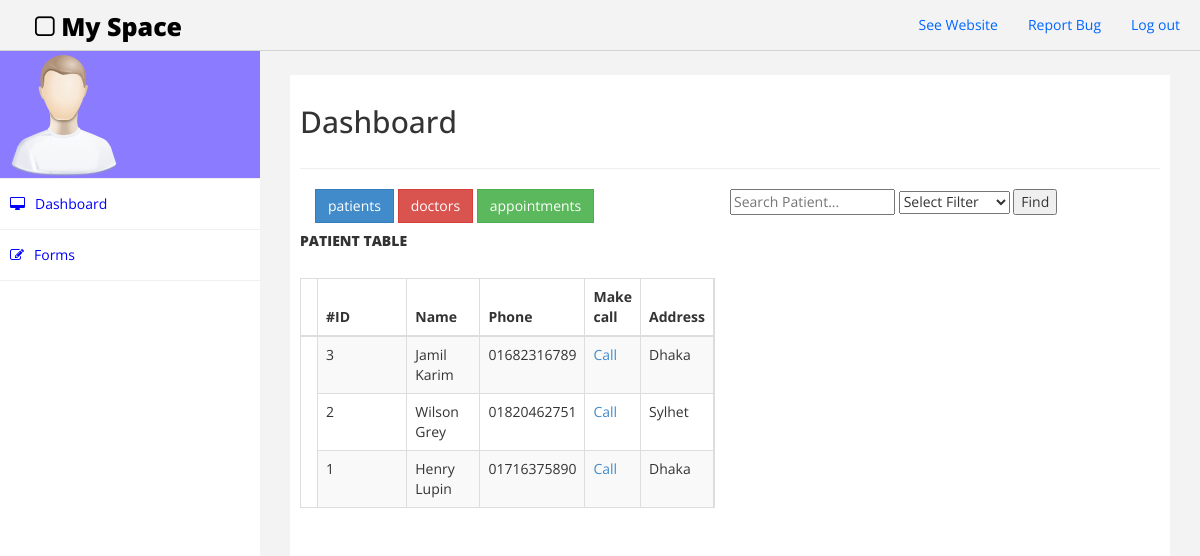
The page /myProject/patient.php on the database its author committed.
### tables this page shows
CREATE TABLE `patient` (
  `Name` varchar(25) NOT NULL,
  `p_ID` int(11) NOT NULL,
  `Cell_num` varchar(14) NOT NULL,
  `Address` varchar(455) NOT NULL
);

### myProject/patient.php (the view, shortened to what this page needs)
<!DOCTYPE html>
<html xmlns="http://www.w3.org/1999/xhtml">
<head>
    <link href="assets/css/bootstrap.css" rel="stylesheet" />
    <link href="assets/css/font-awesome.css" rel="stylesheet" />
    <link href="assets/css/custom.css" rel="stylesheet" />
</head>
<body>
    <div id="wrapper">
        <div class="navbar navbar-inverse navbar-fixed-top">
            <div class="adjust-nav">
                <div class="navbar-header">
                    <a class="navbar-brand" href="#"><i class="fa fa-square-o "></i>&nbsp;My Space</a>
                </div>
                <div class="navbar-collapse collapse">
                    <ul class="nav navbar-nav navbar-right">
                        <li><a href="#">See Website</a></li>
                        <li><a href="#">Report Bug</a></li>
						 <li><a href="index.php">Log out</a></li>
                    </ul>
                </div>
            </div>
        </div>
        <nav class="navbar-default navbar-side" role="navigation">
            <div class="sidebar-collapse">
                <ul class="nav" id="main-menu">
                    <li class="text-center user-image-back">
                        <img src="assets/img/find_user.png" class="img-responsive" />
                    </li>
                    <li>
                        <a href="dashboard.php"><i class="fa fa-desktop "></i>Dashboard</a>
                    </li>
                    <li>
                        <a href="#"><i class="fa fa-edit "></i>Forms </a>
                    </li>
                </ul>
            </div>
        </nav>
        <div id="page-wrapper">
            <div id="page-inner">
                <div class="row">
                    <div class="col-md-12">
                        <h2>Dashboard</h2>
                    </div>
                </div>
                <hr />
                 <div class="col-md-6">
				        <a href="patient.php" class="btn btn-primary">patients</a>
                        <a href="doctor.php" class="btn btn-danger">doctors</a>
                        <a href="appointment.php" class="btn btn-success">appointments</a>
				 </div>
                <div class="row">
				<form method="post" action="searchpt.php">
				    <input type="text" name="q" placeholder="Search Patient...">
				    <select name="column">
				        <option value="">Select Filter</option>
				    </select>
					<input type="submit" name="submit" value="Find">
				</form>
				</div>
                <div class="row">
                    <div class="col-md-6">
                        <h5>Patient Table</h5>
                        <table class="table table-striped table-bordered table-hover">
                            <thead>
                                <tr style="padding:5px;">
								<th></th>
                                    <th>#ID</th>
                                    <th>Name</th>
                                    <th>Phone</th>
									<th>Make call</th>
                                    <th>Address</th>
                                </tr>
                            </thead>
                            <tbody>
							<?php
							require_once("DBconnect.php");
							$sql="SELECT * FROM patient ORDER BY p_ID DESC ";
							$result=mysqli_query($connect,$sql);
							if(mysqli_num_rows($result)!=0){
								while($row=mysqli_fetch_array($result)){
							?>
							<tr class="row" style="padding:5px;">
							<td class="col-md-6">
							<?php echo $row["p_ID"];?>
							</td>
							<td class="col-md-3">
							<?php echo $row["Name"];?>
							</td>
							<td class="col-md-3">
							<?php echo $row["Cell_num"];?>
							</td>
							<td>
							<a href="tel:$row['Mobile_num']">Call</a>
							</td>
							<td class="col-md-3">
							<?php echo $row["Address"];?>
							</td>
							</tr>
							<?php }}?>
                            </tbody>
                        </table>
                    </div>
                </div>
            </div>
        </div>
    </div>
</body>
</html>

### myProject/assets/css/custom.css (style rules this page uses)
body { font-family: 'Open Sans', sans-serif; }
#wrapper { width: 100%; margin-top:50px; }
#page-wrapper { padding: 15px 15px; min-height: 600px; background:#F3F3F3; }
#page-inner { width:100%; margin:10px 20px 10px 0px; background-color:#fff!important; padding:10px; min-height:1200px; }
.text-center { text-align:center; }
.user-image-back { background-color:#8B7BFF; }
h5,.h5 { font-size: 14px; font-weight: 900; text-transform: uppercase; padding-bottom:20px; }
.navbar-inverse .navbar-nav > li > a { color: #06F; }
.sidebar-collapse , .sidebar-collapse .nav { background:none; }
.sidebar-collapse .nav { padding:0; }
.sidebar-collapse .nav > li > a { background: #FFFFFF; text-shadow: none; color:#0000FF; }
.sidebar-collapse > .nav > li > a { padding:15px 10px; }
.sidebar-collapse > .nav > li { border-bottom: 1px solid rgba(240, 240, 240, 1) !important; }
.navbar-side { border:none; background-color: #202020; }
.navbar-inverse { background-color: #f3f3f3; border-color: #D3D3D3; }
.navbar-default { border:0px solid #DDDDDD; }
.nav > li > a > i { margin-right:10px; }
.navbar-inverse .navbar-brand { color: #000000; font-size: 25px; font-weight: 900; }
.adjust-nav { padding-left:20px;padding-right:20px; }
.btn { border-radius: 0px; -webkit-border-radius: 0px; -moz-border-radius: 0px; }
@media (min-width:768px) { #page-wrapper { margin: 0 0 0 260px; padding: 15px 30px; min-height: 1200px; } }
@media (min-width:768px) { .navbar-side { z-index: 1; position: absolute; width: 260px; } }
@media (min-width:768px) { .navbar { border-radius: 0px; } }

### rows shown on the page
patient: p_ID "3", Name "Jamil Karim", Cell_num "01682316789", Address "Dhaka"
patient: p_ID "2", Name "Wilson Grey", Cell_num "01820462751", Address "Sylhet"
patient: p_ID "1", Name "Henry Lupin", Cell_num "01716375890", Address "Dhaka"
